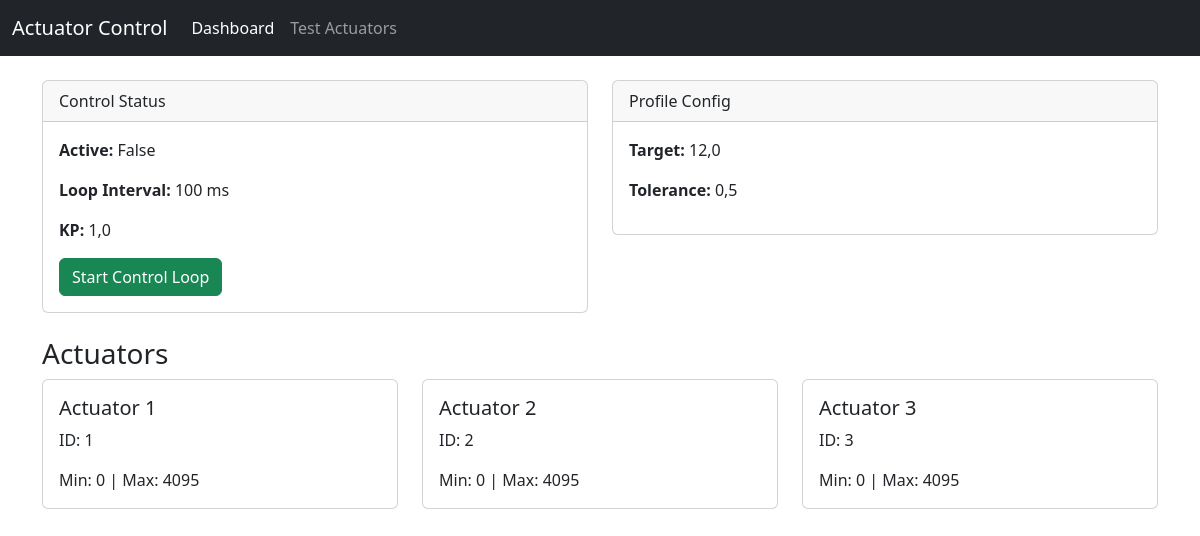
The page / on the database its author committed.
### apps/hardware/models.py (models this page shows, shortened)
class ControlSettings(models.Model):
    is_active = models.BooleanField(default=False)
    loop_interval_ms = models.PositiveIntegerField(default=100) # Control loop speed
    kp = models.FloatField(default=1.0, help_text="Proportional Gain")
    ki = models.FloatField(default=0.0, help_text="Integral Gain")
    kd = models.FloatField(default=0.0, help_text="Derivative Gain")

class ProfileConfig(models.Model):
    name = models.CharField(max_length=50, default="Main Profilometer")
    target_value = models.FloatField(help_text="Target profile reading value", default=0.0)
    tolerance = models.FloatField(help_text="Acceptable deviation (+/-)", default=0.5)
    is_simulated = models.BooleanField(default=False, help_text="Use simulated value instead of partial sensor reading")
    simulated_value = models.FloatField(default=10.0, help_text="Value to use when in simulation mode")

class ActuatorConfig(models.Model):
    name = models.CharField(max_length=50)
    modbus_id = models.PositiveIntegerField(unique=True)
    min_position = models.IntegerField(default=0)
    max_position = models.IntegerField(default=4095)
    offset = models.IntegerField(default=0)

### apps/web/views.py (the view)
# urls.py: path('', DashboardView.as_view(), name='dashboard'),
class DashboardView(TemplateView):
    template_name = "web/dashboard.html"
    def get_context_data(self, **kwargs):
        context = super().get_context_data(**kwargs)
        context['actuators'] = ActuatorConfig.objects.all()
        context['profile_config'] = ProfileConfig.objects.first()
        context['control_settings'] = ControlSettings.objects.first()
        return context

### apps/web/templates/web/dashboard.html (shortened to what this page needs)
{% extends 'web/base.html' %}
{% block content %}
<div class="row">
    <div class="col-md-6 mb-4">
        <div class="card">
            <div class="card-header">Control Status</div>
            <div class="card-body">
                {% if control_settings %}
                <p><strong>Active:</strong> {{ control_settings.is_active }}</p>
                <p><strong>Loop Interval:</strong> {{ control_settings.loop_interval_ms }} ms</p>
                <p><strong>KP:</strong> {{ control_settings.kp }}</p>
                <div class="mt-3">
                    <form action="{% url 'toggle_control' %}" method="post">
                        {% if control_settings.is_active %}
                        <button type="submit" class="btn btn-danger">Stop Control Loop</button>
                        {% else %}
                        <button type="submit" class="btn btn-success">Start Control Loop</button>
                        {% endif %}
                    </form>
                </div>
                {% else %}
                <p class="text-warning">No Control Settings Found. Please run
                    <code>python manage.py init_data</code>
                </p>
                {% endif %}
            </div>
        </div>
    </div>
    <div class="col-md-6 mb-4">
        <div class="card">
            <div class="card-header">Profile Config</div>
            <div class="card-body">
                {% if profile_config %}
                <p><strong>Target:</strong> {{ profile_config.target_value }}</p>
                <p><strong>Tolerance:</strong> {{ profile_config.tolerance }}</p>
                {% else %}
                <p class="text-warning">No Profile Config Found</p>
                {% endif %}
            </div>
        </div>
    </div>
</div>
<h3>Actuators</h3>
<div class="row">
    {% for actuator in actuators %}
    <div class="col-md-4 mb-3">
        <div class="card">
            <div class="card-body">
                <h5 class="card-title">{{ actuator.name }}</h5>
                <p class="card-text">ID: {{ actuator.modbus_id }}</p>
                <p class="card-text">Min: {{ actuator.min_position }} | Max: {{ actuator.max_position }}</p>
            </div>
        </div>
    </div>
    {% empty %}
    <div class="col-12">
        <p>No actuators configured.</p>
    </div>
    {% endfor %}
</div>
{% endblock %}

### rows shown on the page
ControlSettings: is_active "False", loop_interval_ms "100", kp "1,0"
ProfileConfig: target_value "12,0", tolerance "0,5"
ActuatorConfig: name "Actuator 1", modbus_id "1", min_position "0", max_position "4095"
ActuatorConfig: name "Actuator 2", modbus_id "2", min_position "0", max_position "4095"
ActuatorConfig: name "Actuator 3", modbus_id "3", min_position "0", max_position "4095"
